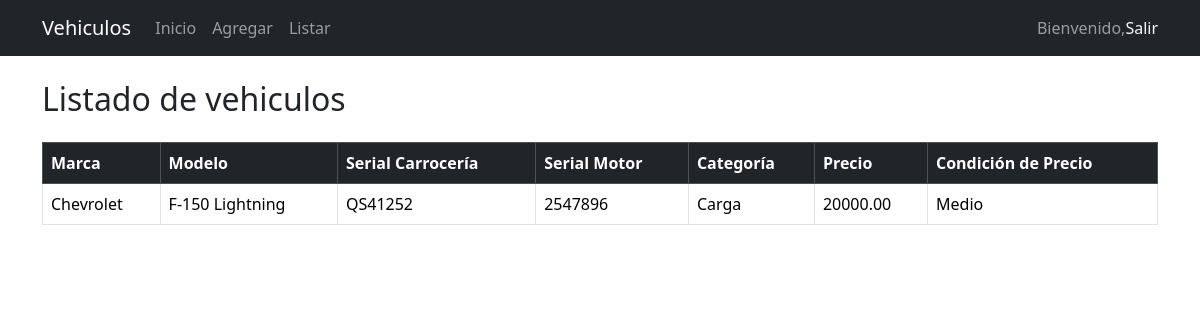
Page /vehiculo/list/ on the earlier database version.
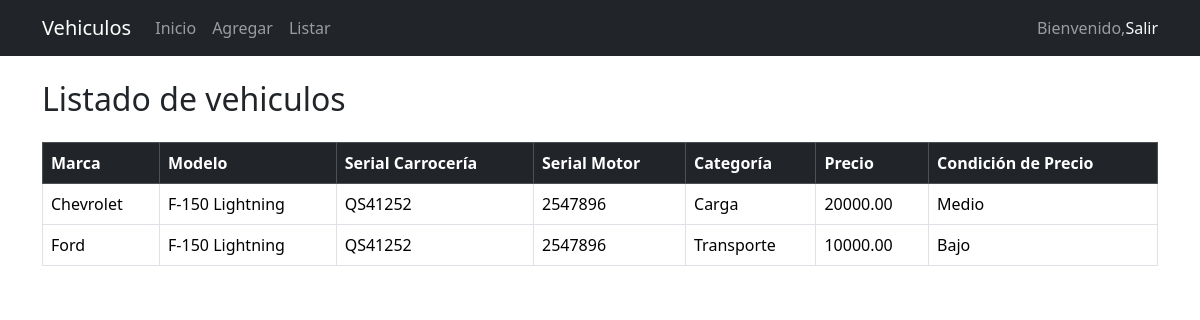
Same page on the later database version.
### vehiculo/models.py (models this page shows, shortened)
class Vehiculo(models.Model):
    marca_choices = [
        ('Fiat', 'Fiat'),
        ('Chevrolet', 'Chevrolet'),
        ('Ford', 'Ford'),
        ('Toyota', 'Toyota'),
    ]
    categoria_choices = [
        ('Particular', 'Particular'),
        ('Transporte', 'Transporte'),
        ('Carga', 'Carga'),
    ]
    marca = models.CharField(max_length=20, choices=marca_choices, default='Ford')
    modelo = models.CharField(max_length=100)
    serial_carroceria = models.CharField(max_length=50)
    serial_motor = models.CharField(max_length=50)
    categoria = models.CharField(max_length=20, choices=categoria_choices, default='Particular')
    precio = models.DecimalField(max_digits=10, decimal_places=2)
    fecha_creacion = models.DateTimeField(auto_now_add=True)
    fecha_modificacion = models.DateTimeField(auto_now=True)

### vehiculo/views.py (the view)
# urls.py: path('list/', views.lista_vehiculos, name='lista_vehiculos'),  # Nueva URL para la lista de vehículos
def lista_vehiculos(request):
    vehiculos = Vehiculo.objects.all()
    for vehiculo in vehiculos:
        if vehiculo.precio <= 10000:
            vehiculo.condicion_precio = 'Bajo'
        elif 10000 < vehiculo.precio <= 30000:
            vehiculo.condicion_precio = 'Medio'
        else:
            vehiculo.condicion_precio = 'Alto'
    return render(request, 'vehiculo/lista_vehiculos.html', {'vehiculos': vehiculos})

### vehiculo/templates/vehiculo/lista_vehiculos.html (shortened to what this page needs)
{% extends "vehiculo/base.html" %}
{% block content %}
<h2 class="mb-4">Listado de vehiculos</h2>
<table class="table table-bordered">
    <thead class="table-dark">
        <tr>
            <th>Marca</th>
            <th>Modelo</th>
            <th>Serial Carrocería</th>
            <th>Serial Motor</th>
            <th>Categoría</th>
            <th>Precio</th>
            <th>Condición de Precio</th>
        </tr>
    </thead>
    <tbody>
        {% for vehiculo in vehiculos %}
        <tr>
            <td>{{ vehiculo.marca }}</td>
            <td>{{ vehiculo.modelo }}</td>
            <td>{{ vehiculo.serial_carroceria }}</td>
            <td>{{ vehiculo.serial_motor }}</td>
            <td>{{ vehiculo.categoria }}</td>
            <td>{{ vehiculo.precio }}</td>
            <td>{{ vehiculo.condicion_precio }}</td>
        </tr>
        {% endfor %}
    </tbody>
</table>
{% endblock %}

Differences in the rows shown:
added Vehiculo: marca "Ford", modelo "F-150 Lightning", serial_carroceria "QS41252", serial_motor "2547896", categoria "Transporte", precio "10000.00", condicion_precio "Bajo"
